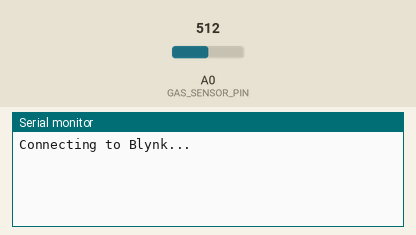
This sketch was run on a simulated ESP8266 (NodeMCU). Parts: the last lines printed to the serial monitor. The inputs (shaded band) are chosen by the test bench; at power-on: A0 (GAS_SENSOR_PIN) = 512. WiFi joins after 1.5 s; servers stay silent unless stated.

Above: at 3.0 s.
3.1 s: A0 (GAS_SENSOR_PIN) set to 716
At 5.8 s:
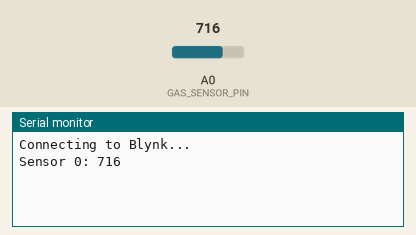
11.5 s: A0 (GAS_SENSOR_PIN) set to 900
At 15.8 s:
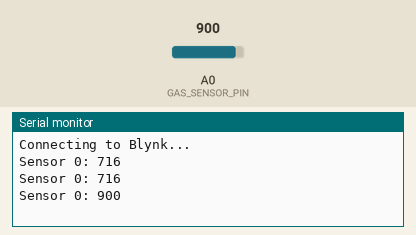

Measured:
- after the input at 3.1 s, the serial monitor: prints a new line after 1.9 s (image 1)
- after the input at 11.5 s, the serial monitor: prints a new line after 3.5 s (image 2)

The sketch:

all_gas_detector_sensors_project.ino
```cpp
#define BLYNK_TEMPLATE_ID "TMPL3Q5Y_a8XT"
#define BLYNK_TEMPLATE_NAME "gas detector"
#define BLYNK_AUTH_TOKEN "-AGbnxss8jZG_Cjn7sb-s6QlZPENxPgB"

#include <ESP8266WiFi.h>
#include <BlynkSimpleEsp8266.h>

// Wi-Fi credentials
char ssid[] = "APS";
char pass[] = "APS12345";

// Analog pin for sensor input
#define GAS_SENSOR_PIN A0

// Define a time interval to change sensor (e.g., 1 day or button press)
unsigned long switchInterval = 86400000;  // 1 day in milliseconds (adjust as needed)
unsigned long readInterval = 5000;  // Delay between readings (5 seconds)
unsigned long previousSwitchMillis = 0;
unsigned long previousReadMillis = 0;

int currentSensor = 0;  // Keeps track of the current sensor (0 to 3)
bool sensorWarmup = false;  // Flag to track if the sensor has been warmed up
unsigned long warmupTime = 60000;  // 1 minute warm-up time for sensors

// Blynk virtual pins for sending sensor data
#define VIRTUAL_PIN V0  // You can use different pins for each sensor if needed

// Setup function for initial configurations
void setup() {
  // Initialize serial communication
  Serial.begin(115200);

  // Connect to Wi-Fi and Blynk
  Blynk.begin(BLYNK_AUTH_TOKEN, ssid, pass);

  // Initial message
  Serial.println("Connecting to Blynk...");
}

// Main loop function
void loop() {
  // Run Blynk process
  Blynk.run();

  unsigned long currentMillis = millis();

  // Change sensor after the defined interval (1 day)
  if (currentMillis - previousSwitchMillis >= switchInterval) {
    previousSwitchMillis = currentMillis;
    currentSensor++;  // Move to the next sensor
    if (currentSensor > 3) {
      currentSensor = 0;  // Reset to the first sensor
    }
    sensorWarmup = true;  // Start warming up the new sensor
    Serial.print("Switched to Sensor ");
    Serial.println(currentSensor);
  }

  // Wait for sensor warm-up time before reading values
  if (sensorWarmup && (currentMillis - previousSwitchMillis >= warmupTime)) {
    sensorWarmup = false;  // Warm-up is complete
    Serial.println("Sensor warm-up complete. Now reading values...");
  }

  // Collect data from the current sensor if it's not in warm-up phase
  if (!sensorWarmup && (currentMillis - previousReadMillis >= readInterval)) {
    previousReadMillis = currentMillis;

    // Read the sensor value
    int sensorValue = analogRead(GAS_SENSOR_PIN);  // Read the raw analog value directly

    // Send or display data (e.g., to serial monitor)
    Serial.print("Sensor ");
    Serial.print(currentSensor);
    Serial.print(": ");
    Serial.println(sensorValue);  // Print the raw analog value

    // Send data to Blynk app
    Blynk.virtualWrite(VIRTUAL_PIN, sensorValue);  // Send raw sensor value to virtual pin V0
  }
}
```
